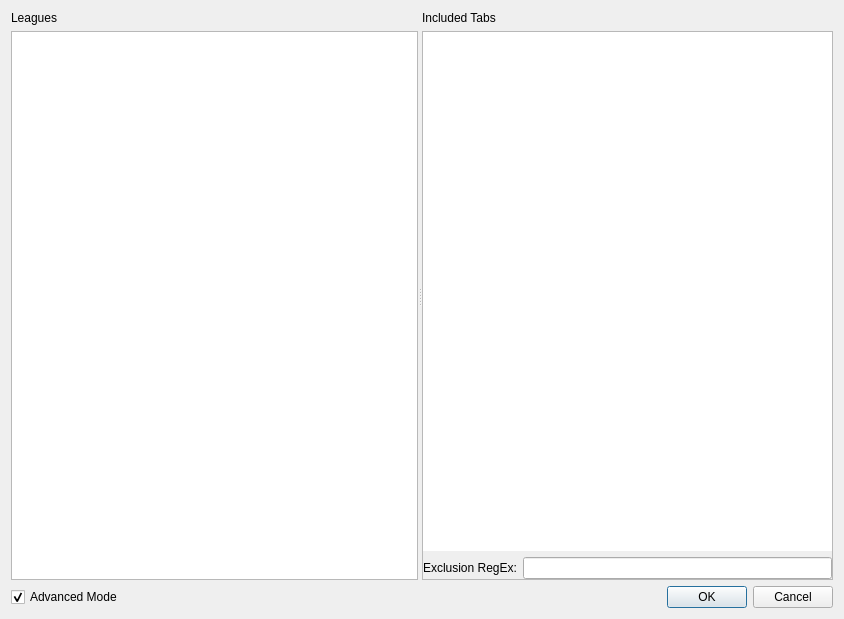
<?xml version="1.0" encoding="UTF-8"?>
<ui version="4.0">
 <class>LeagueDialog</class>
 <widget class="QDialog" name="LeagueDialog">
  <property name="geometry">
   <rect>
    <x>0</x>
    <y>0</y>
    <width>844</width>
    <height>619</height>
   </rect>
  </property>
  <property name="windowTitle">
   <string>Dialog</string>
  </property>
  <layout class="QVBoxLayout" name="verticalLayout">
   <item>
    <widget class="QSplitter" name="splitter">
     <property name="minimumSize">
      <size>
       <width>0</width>
       <height>0</height>
      </size>
     </property>
     <property name="orientation">
      <enum>Qt::Horizontal</enum>
     </property>
     <widget class="QWidget" name="widget" native="true">
      <layout class="QVBoxLayout" name="verticalLayout_3">
       <property name="leftMargin">
        <number>0</number>
       </property>
       <property name="topMargin">
        <number>0</number>
       </property>
       <property name="rightMargin">
        <number>0</number>
       </property>
       <property name="bottomMargin">
        <number>0</number>
       </property>
       <item>
        <widget class="QLabel" name="label">
         <property name="text">
          <string>Leagues</string>
         </property>
        </widget>
       </item>
       <item>
        <widget class="QListWidget" name="leaguesListWidget"/>
       </item>
      </layout>
     </widget>
     <widget class="QWidget" name="widget_2" native="true">
      <layout class="QVBoxLayout" name="verticalLayout_2">
       <property name="leftMargin">
        <number>0</number>
       </property>
       <property name="topMargin">
        <number>0</number>
       </property>
       <property name="rightMargin">
        <number>0</number>
       </property>
       <property name="bottomMargin">
        <number>0</number>
       </property>
       <item>
        <widget class="QLabel" name="label_2">
         <property name="text">
          <string>Included Tabs</string>
         </property>
        </widget>
       </item>
       <item>
        <widget class="QFrame" name="frame">
         <property name="frameShape">
          <enum>QFrame::StyledPanel</enum>
         </property>
         <property name="frameShadow">
          <enum>QFrame::Raised</enum>
         </property>
         <layout class="QVBoxLayout" name="verticalLayout_4">
          <property name="leftMargin">
           <number>0</number>
          </property>
          <property name="topMargin">
           <number>0</number>
          </property>
          <property name="rightMargin">
           <number>0</number>
          </property>
          <property name="bottomMargin">
           <number>0</number>
          </property>
          <item>
           <widget class="QListWidget" name="tabsListWidget">
            <property name="frameShape">
             <enum>QFrame::NoFrame</enum>
            </property>
           </widget>
          </item>
          <item>
           <widget class="QWidget" name="advancedWidget" native="true">
            <layout class="QHBoxLayout" name="horizontalLayout_2">
             <property name="leftMargin">
              <number>0</number>
             </property>
             <property name="topMargin">
              <number>0</number>
             </property>
             <property name="rightMargin">
              <number>0</number>
             </property>
             <property name="bottomMargin">
              <number>0</number>
             </property>
             <item>
              <widget class="QLabel" name="label_3">
               <property name="text">
                <string>Exclusion RegEx:</string>
               </property>
               <property name="margin">
                <number>8</number>
               </property>
              </widget>
             </item>
             <item>
              <widget class="QLineEdit" name="advancedEdit"/>
             </item>
            </layout>
           </widget>
          </item>
         </layout>
        </widget>
       </item>
      </layout>
     </widget>
    </widget>
   </item>
   <item>
    <layout class="QHBoxLayout" name="horizontalLayout">
     <property name="sizeConstraint">
      <enum>QLayout::SetMinimumSize</enum>
     </property>
     <item>
      <widget class="QCheckBox" name="checkBox">
       <property name="text">
        <string>Advanced Mode</string>
       </property>
       <property name="checked">
        <bool>true</bool>
       </property>
      </widget>
     </item>
     <item>
      <widget class="QDialogButtonBox" name="buttonBox">
       <property name="orientation">
        <enum>Qt::Horizontal</enum>
       </property>
       <property name="standardButtons">
        <set>QDialogButtonBox::Cancel|QDialogButtonBox::Ok</set>
       </property>
      </widget>
     </item>
    </layout>
   </item>
  </layout>
 </widget>
 <resources/>
 <connections>
  <connection>
   <sender>buttonBox</sender>
   <signal>accepted()</signal>
   <receiver>LeagueDialog</receiver>
   <slot>accept()</slot>
   <hints>
    <hint type="sourcelabel">
     <x>336</x>
     <y>465</y>
    </hint>
    <hint type="destinationlabel">
     <x>157</x>
     <y>274</y>
    </hint>
   </hints>
  </connection>
  <connection>
   <sender>buttonBox</sender>
   <signal>rejected()</signal>
   <receiver>LeagueDialog</receiver>
   <slot>reject()</slot>
   <hints>
    <hint type="sourcelabel">
     <x>404</x>
     <y>471</y>
    </hint>
    <hint type="destinationlabel">
     <x>286</x>
     <y>274</y>
    </hint>
   </hints>
  </connection>
 </connections>
</ui>
